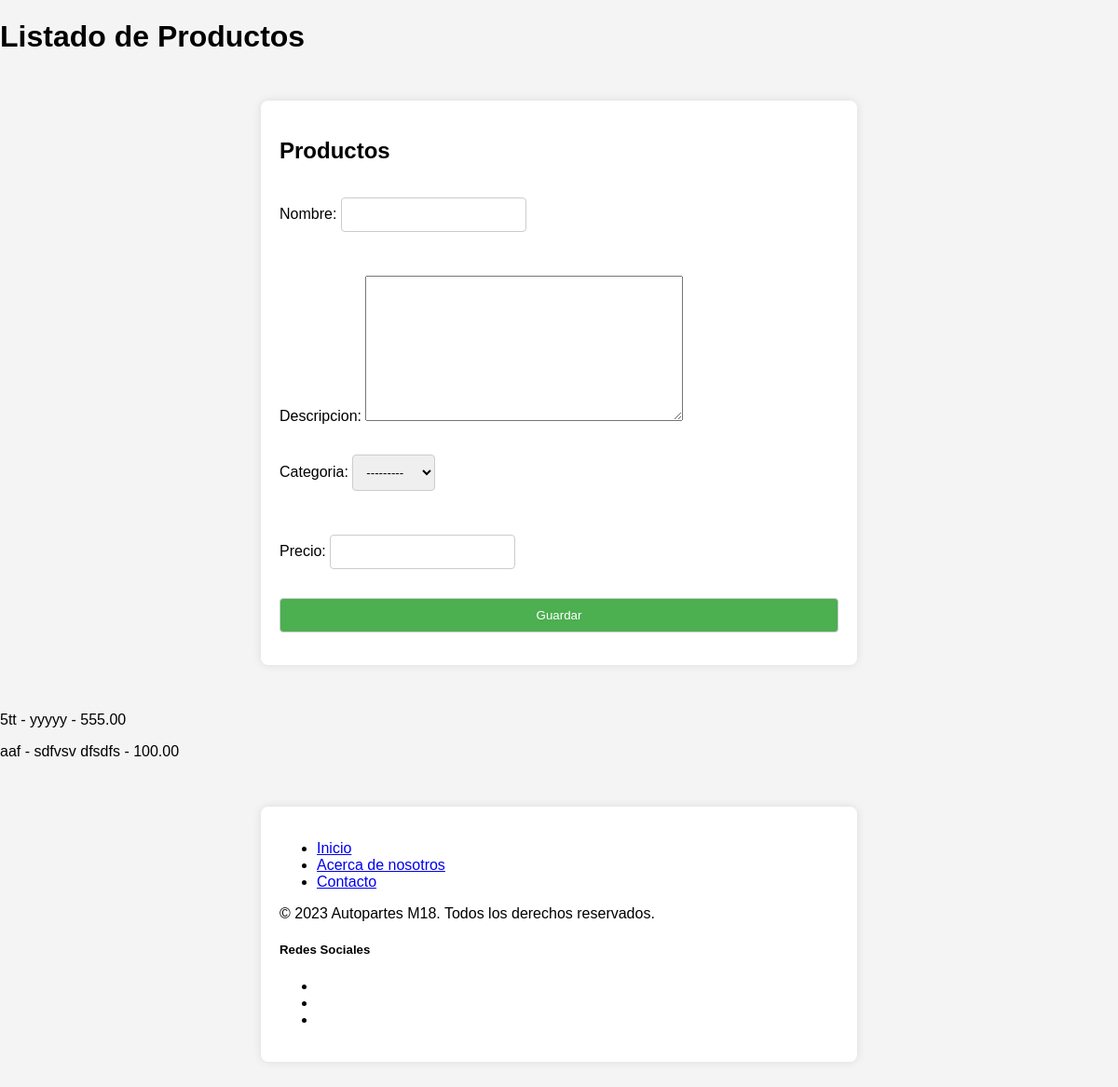
/miapp/procesar-producto/, run on an earlier commit of the app's database.
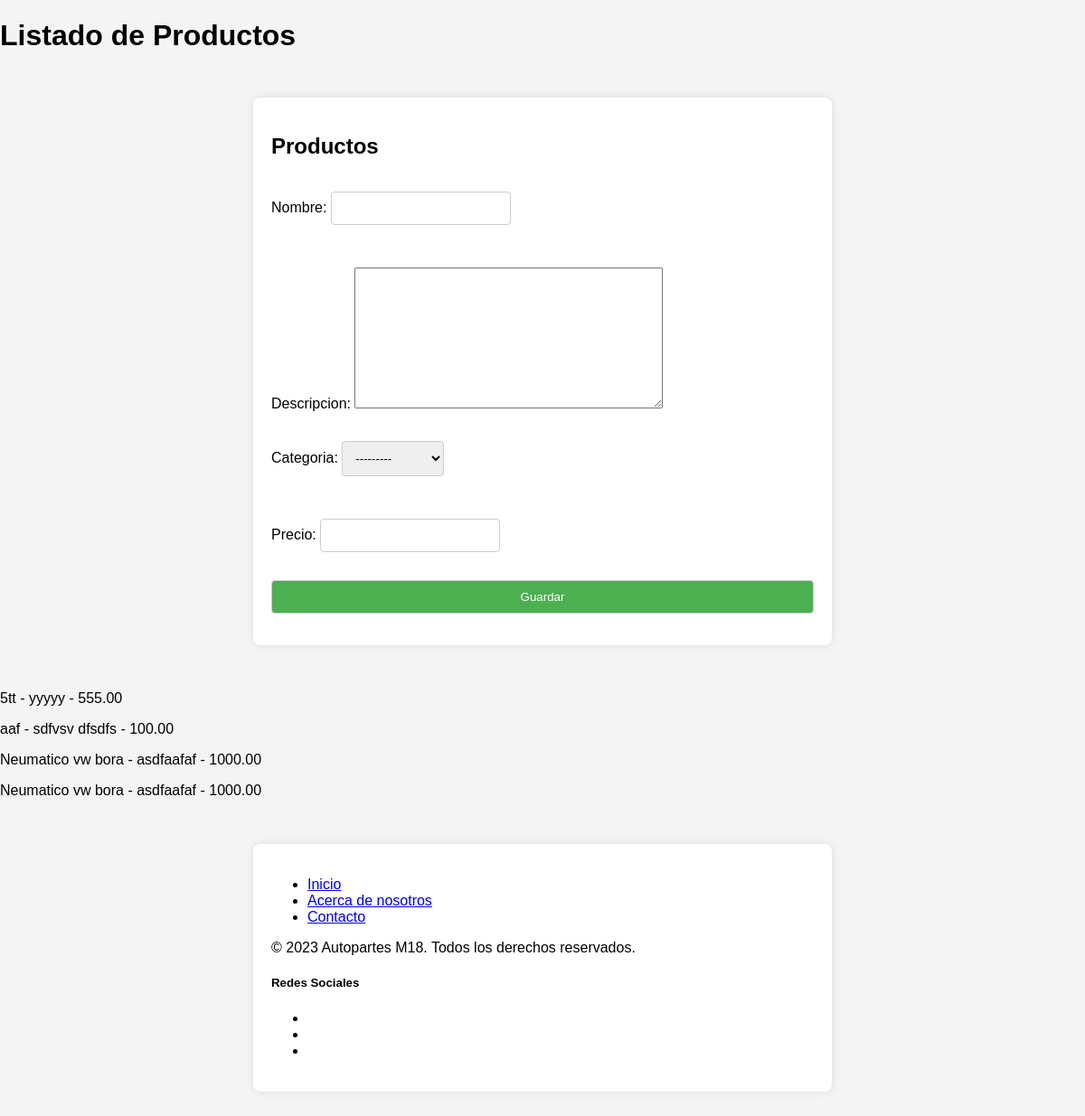
And on a later commit of the database.
### MiApp/models.py (models this page shows, shortened)
class Producto(models.Model):
    nombre = models.CharField(max_length=100)
    descripcion = models.TextField()
    categoria = models.ForeignKey(Categoria, on_delete=models.CASCADE, related_name='productos')
    precio = models.DecimalField(max_digits=10, decimal_places=2)
    imagen = models.ImageField(upload_to='productos/', null=True, blank=True)

### MiApp/views.py (the view)
# urls.py: path('procesar-producto/', views.procesar_producto, name='procesar_producto'),
def procesar_producto(request):
    if request.method == 'POST':
        form = ProductoForm(request.POST)
        if form.is_valid():
            form.save()
            messages.success(request, 'Producto agregado correctamente.')
            return redirect('producto')
        else:
            messages.error(request, 'Error en el formulario. Por favor, corrige los errores.')
    else:
        form = ProductoForm()
    productos = Producto.objects.all()
    return render(request, 'producto.html', {'form': form, 'productos': productos})

### MiApp/forms.py
class ProductoForm(forms.ModelForm):
    class Meta:
        model = Producto
        fields = ['nombre', 'descripcion', 'categoria', 'precio']

### MiApp/models.py (called while the page is built)
    def __str__(self):
        return self.nombre

### MiApp/templates/producto.html (shortened to what this page needs)
{% load static %}
<!DOCTYPE html>
<html lang="en">
<head>
    <link rel="stylesheet" href="{% static 'css/style.css' %}">
</head>
<body>
    <h1>Listado de Productos</h1>
    <div class="container">
        <h2>Productos</h2>
        <form method="post" action="{% url 'procesar_producto' %}">
            {{ form.as_p }}
            <input type="submit" value="Guardar">
        </form>
    </div>
    {% for producto in productos %}
        <p>{{ producto.nombre }} - {{ producto.descripcion }} - {{ producto.precio }}</p>
    {% endfor %}
    <footer class="bg-dark text-light py-4">
        <div class="container">
            <div class="row">
                <div class="col-md-6">
                    <ul class="list-unstyled">
                        <li><a href="#">Inicio</a></li>
                        <li><a href="#">Acerca de nosotros</a></li>
                        <li><a href="#">Contacto</a></li>
                    </ul>
                </div>
                <div class="col-md-6 text-md-right">
                    <p>&copy; 2023 Autopartes M18. Todos los derechos reservados.</p>
                </div>
                <div class="col-md-12 mt-3">
                    <h5>Redes Sociales</h5>
                    <ul class="list-inline">
                        <li class="list-inline-item"><a href="#" target="_blank"></a></li>
                        <li class="list-inline-item"><a href="#" target="_blank"></a></li>
                        <li class="list-inline-item"><a href="#" target="_blank"></a></li>
                    </ul>
                </div>
            </div>
        </div>
    </footer>
</body>
</html>

What changed in the data, as far as the page shows it:
added Producto: nombre "Neumatico vw bora", descripcion "asdfaafaf", precio "1000.00"
added Producto: nombre "Neumatico vw bora", descripcion "asdfaafaf", precio "1000.00"
